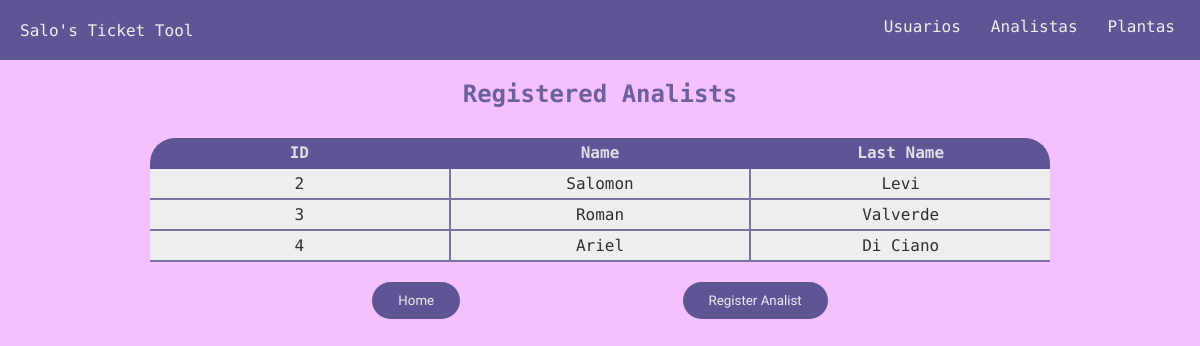
/analistas, run on the app's committed database.
### home/models.py (models this page shows, shortened)
class Analist(models.Model):
    name = models.CharField(max_length=50)
    lastn = models.CharField(max_length=50)
    sector = models.CharField(max_length=50, default='Sistemas')

### home/views.py (the view)
# urls.py: path('analistas', views.AnalistasView.as_view(), name='analistas'),
class AnalistasView(View):
    template_name = 'analistas.html'
    def get(self, *args, **kwargs):
        context = {}
        analistas = Analist.objects.all()
        context['analistas'] = analistas
        return render(self.request, self.template_name, context)

### templates/analistas.html
{% extends "base.html" %}
{% block content %}
<h2 class="h2">Registered Analists</h2>
<article class="container-objects">
    <section>
    <div class="row">
        <div class="column">ID</div>
        <div class="column">Name</div>
        <div class="column">Last Name</div>
    </div>
    {% for analista in analistas %}
    <div class="row">
        <div class="column">{{analista.id}}</div>
        <div class="column">{{analista.name}}</div>
        <div class="column">{{analista.lastn}}</div>
    </div>
    {% endfor %}
    </section>
    <div class="submit-input">
        <button class="btn"><a href="/">Home</a></button>
        <button class="btn"><a href="crear-analista">Register Analist</a></button>
    </div>
</article>
{% endblock %}

### static/css/cssindex.css (style rules this page uses)
html, body { margin: 0; padding: 0; }
body { font-family: 'Red Hat Mono', monospace; font-size: 16px; background-color: #f4c0ff; }
.container-objects { display: flex; justify-content: center; flex-direction: column; margin: 30px 150px 0 150px; }
.row { text-align: center; display: flex; justify-content: space-between; height: max-content; background-color: #EEE; }
.row:first-child { font-weight: bold; text-align: center; background-color: #5E5694; color: #FFF; border-bottom: none; border-radius: 25px 25px 0 0 ; }
.column { width: 100%; padding: 5px 10px; border-right: 2px solid #5E5694; border-bottom: 2px solid #5E5694; opacity: .8; }
.column:last-child { border-right: none; }
.h2 { text-align: center; color: #5E5694; opacity: .9; }
.btn a { text-decoration: none; color: #EEE; }
.btn { cursor: pointer; border: none; border-radius: 9999px; background-color: #5E5694; color: #EEE; font-family: 'Varela Round', monospace; transition: opacity .2s; }
.btn a { padding: 10px 20px; display: block; }
.submit-input { display: flex; margin: 20px 0; justify-content: space-evenly; }

### data on the page
Analist: id "2", name "Salomon", lastn "Levi"
Analist: id "3", name "Roman", lastn "Valverde"
Analist: id "4", name "Ariel", lastn "Di Ciano"
